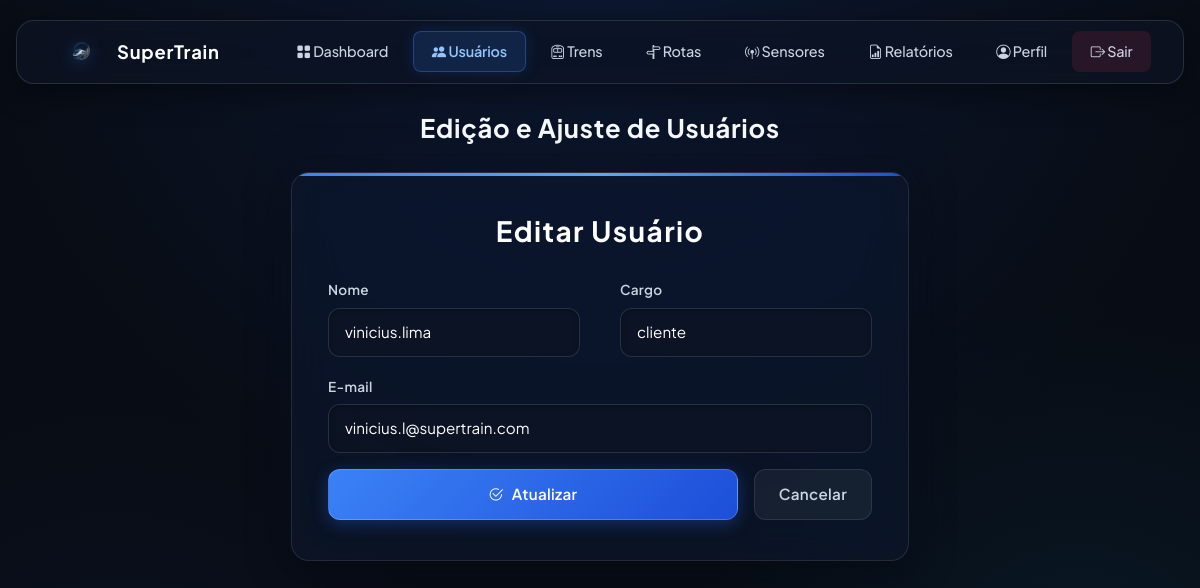
The app's page /formulario_usuarios.php?id=3 (signed in) with its own data.
### tables this page shows
CREATE TABLE `usuarios` (
    `id` INT AUTO_INCREMENT PRIMARY KEY,
    `email` VARCHAR(150) NOT NULL UNIQUE,
    `nome_usuario` VARCHAR(50) NOT NULL UNIQUE,
    `senha_hash` VARCHAR(255) NOT NULL,
    `cargo` enum('gestor','operador', 'cliente') DEFAULT 'cliente',
    `pais_id` INT NOT NULL,
    `status_conta` ENUM('ativo', 'inativo', 'bloqueado', 'pendente') NOT NULL DEFAULT 'ativo',
    `ultimo_login` DATETIME NULL,
    `criado_em` DATETIME DEFAULT CURRENT_TIMESTAMP,
    `atualizado_em` DATETIME DEFAULT CURRENT_TIMESTAMP ON UPDATE CURRENT_TIMESTAMP,
    CONSTRAINT `fk_usuarios_pais` FOREIGN KEY (`pais_id`) REFERENCES `paises`(`id`) ON DELETE RESTRICT
);

### formulario_usuarios.php (the view, shortened to what this page needs)
<?php
require_once 'config.php';
$id = (int) ($_GET['id'] ?? 0);
$nome = '';
$cargo = '';
$email = '';
if ($id > 0 && $_SERVER['REQUEST_METHOD'] === 'GET') {
    $stmt = $conexao->prepare(
        'SELECT id, nome_usuario AS nome, cargo, email
         FROM usuarios
         WHERE id = ?'
    );
    $stmt->bind_param('i', $id);
    $stmt->execute();
    $resultado = $stmt->get_result();
    $usuario = $resultado->fetch_assoc();
    $nome = $usuario['nome'];
    $cargo = $usuario['cargo'];
    $email = $usuario['email'];
}
?>
<!DOCTYPE html>
<html lang="pt-br">
<head>
    <link
        href="https://cdn.jsdelivr.net/npm/bootstrap@5.3.3/dist/css/bootstrap.min.css"
        rel="stylesheet">
    <link
        href="https://cdn.jsdelivr.net/npm/bootstrap-icons@1.11.3/font/bootstrap-icons.min.css"
        rel="stylesheet">
    <link rel="stylesheet" href="estilo/formulario.css">
</head>
<body>
    <header>
        <nav class="navbar navbar-expand-lg bg-blur">
            <div class="container-fluid">
                <a class="navbar-brand" href="dashboard.php">
                    <img
                        src="imagens/logo.png"
                        alt="Logo SuperTrain"
                        width="36"
                        height="28">
                    SuperTrain
                </a>
                <div
                    class="collapse navbar-collapse"
                    id="navbarSuperTrain">
                    <ul class="navbar-nav ms-auto mb-2 mb-lg-0">
                        <li class="nav-item">
                            <a class="nav-link" href="dashboard.php">
                                <i class="bi bi-grid-fill"></i>
                                Dashboard
                            </a>
                        </li>
                        <li class="nav-item">
                            <a class="nav-link active" href="usuarios.php">
                                <i class="bi bi-people-fill"></i>
                                Usuários
                            </a>
                        </li>
                        <li class="nav-item">
                            <a class="nav-link" href="trens.php">
                                <i class="bi bi-train-front"></i>
                                Trens
                            </a>
                        </li>
                        <li class="nav-item">
                            <a class="nav-link" href="rotas.php">
                                <i class="bi bi-signpost-split"></i>
                                Rotas
                            </a>
                        </li>
                        <li class="nav-item">
                            <a class="nav-link" href="sensores.php">
                                <i class="bi bi-broadcast-pin"></i>
                                Sensores
                            </a>
                        </li>
                        <li class="nav-item">
                            <a class="nav-link" href="relatorios.php">
                                <i class="bi bi-file-earmark-bar-graph"></i>
                                Relatórios
                            </a>
                        </li>
                        <li class="nav-item">
                            <a class="nav-link" href="perfil.php">
                                <i class="bi bi-person-circle"></i>
                                Perfil
                            </a>
                        </li>
                        <li class="nav-item">
                            <a class="nav-link text-danger" href="sair.php">
                                <i class="bi bi-box-arrow-right"></i>
                                Sair
                            </a>
                        </li>
                    </ul>
                </div>
            </div>
        </nav>
    </header>
    <main>
        <div class="container formulario-wrapper">
            <h2 class="texto-indicativo">
                <?= $id > 0
                    ? 'Edição e Ajuste de Usuários'
                    : 'Cadastre um novo usuário' ?>
            </h2>
            <div class="card formulario-card">
                <h1 class="card-title">
                    <?= $id > 0
                        ? 'Editar Usuário'
                        : 'Novo Usuário' ?>
                </h1>
                <form
                    method="post"
                    action="formulario_usuarios.php<?= $id > 0 ? '?id=' . $id : '' ?>"
                    autocomplete="off">
                    <div class="linha row">
                        <div class="campo col-md-6 form-group mb-3">
                            <label for="nome" class="form-label">
                                Nome
                            </label>
                            <input
                                type="text"
                                class="form-control"
                                id="nome"
                                name="nome"
                                maxlength="20"
                                placeholder="José Roberto"
                                value="<?= htmlspecialchars(
                                    $nome,
                                    ENT_QUOTES,
                                    'UTF-8'
                                ) ?>"
                                required>
                        </div>
                        <div class="campo col-md-6 form-group mb-3">
                            <label for="cargo" class="form-label">
                                Cargo
                            </label>
                            <input
                                type="text"
                                class="form-control"
                                id="cargo"
                                name="cargo"
                                maxlength="50"
                                placeholder="Ex.: cliente"
                                value="<?= htmlspecialchars(
                                    $cargo,
                                    ENT_QUOTES,
                                    'UTF-8'
                                ) ?>"
                                required>
                        </div>
                    </div>
                    <div class="campo form-group mb-3">
                        <label for="email" class="form-label">
                            E-mail
                        </label>
                        <input
                            type="email"
                            class="form-control"
                            id="email"
                            name="email"
                            maxlength="100"
                            placeholder="exemplo@dominio.com"
                            value="<?= htmlspecialchars(
                                $email,
                                ENT_QUOTES,
                                'UTF-8'
                            ) ?>"
                            required>
                    </div>
                    <div class="acoes d-flex gap-3 align-items-center mt-3">
                        <button
                            type="submit"
                            class="botao botao-primario flex-grow-1">
                            <i class="bi <?= $id > 0
                                ? 'bi-check2-circle'
                                : 'bi-plus-circle' ?>"></i>
                            <?= $id > 0 ? 'Atualizar' : 'Cadastrar' ?>
                        </button>
                        <a
                            href="usuarios.php"
                            class="botao botao-secundario">
                            Cancelar
                        </a>
                    </div>
                </form>
            </div>
        </div>
    </main>
</body>
</html>

### estilo/formulario.css (style rules this page uses)
.formulario-wrapper { max-width: 650px; margin: 1.5rem auto 4rem auto; padding: 0 1rem; }
.texto-indicativo { font-family: var(--font-heading); font-size: clamp(1.2rem, 2.5vw, 1.6rem); color: var(--cor-texto-primario); text-align: center; margin-bottom: 1.75rem; letter-spacing: 0.03em; }
.formulario-card { background: var(--cor-fundo-card); backdrop-filter: blur(24px) saturate(190%); -webkit-backdrop-filter: blur(24px) saturate(190%); border: 1px solid var(--borda-vidro); border-radius: var(--raio-lg); box-shadow: var(--sombra-card), 0 0 40px rgba(15, 23, 42, 0.6); padding: 2.5rem 2.25rem; position: relative; overflow: hidden; }
.formulario-card::before { content: ""; position: absolute; top: 0; left: 0; right: 0; height: 3px; background: linear-gradient(90deg, #3b82f6, #60a5fa, #1d4ed8); }
.card-title { font-family: var(--font-heading); font-size: 1.75rem; color: #ffffff; letter-spacing: 0.05em; margin-bottom: 1.75rem; text-align: center; }
.form-group { margin-bottom: 1.25rem; }
.linha { display: flex; gap: 1rem; flex-wrap: wrap; }
.linha .campo { flex: 1 1 200px; }
.campo { margin-bottom: 1.25rem; }
.acoes { display: flex; gap: 0.75rem; align-items: center; margin-top: 1.5rem; }
.botao { display: inline-flex; align-items: center; justify-content: center; gap: 0.5rem; font-weight: 600; font-size: 0.95rem; padding: 0.75rem 1.5rem; border-radius: var(--raio-md); letter-spacing: 0.02em; cursor: pointer; text-decoration: none; transition: all var(--transicao-media); }
.botao-primario { background: var(--gradiente-primario) !important; border: 1px solid rgba(255, 255, 255, 0.18) !important; color: #ffffff !important; box-shadow: 0 4px 16px rgba(37, 99, 235, 0.35); }
.botao-secundario { background: rgba(255, 255, 255, 0.05); border: 1px solid var(--borda-vidro); color: var(--cor-texto-secundario); }

### records on screen
usuarios: nome "vinicius.lima", cargo "cliente", email "vinicius.l@supertrain.com"
